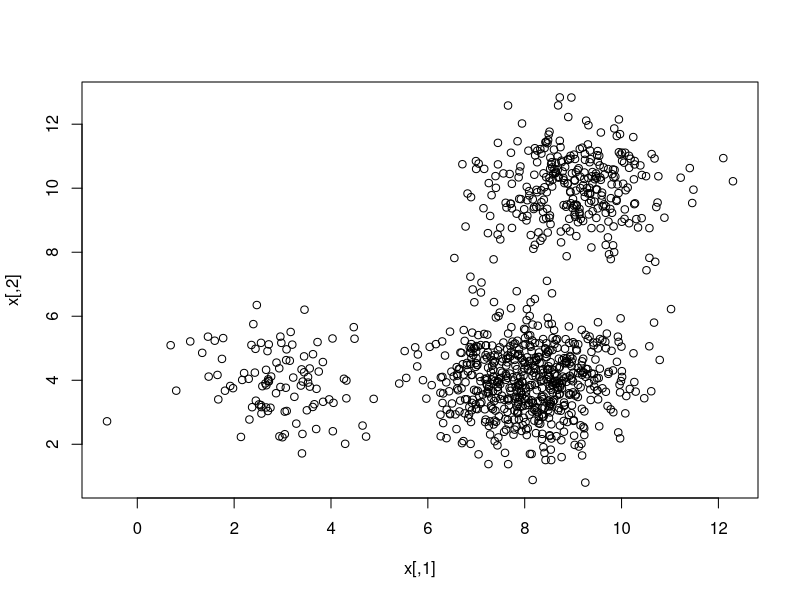

Generate this figure with R: (Note: this script raises an error after producing the figure.)
##
## Title: Implementación del Algorimo EM para la resolución del problema de
##        las K-Medias.
##
## Author: Sergio García Prado
##
## Date: Noviembre de 2018
##
## Notas: Se ha elegido fijar la dimensionalidad en 2 para poder hacer
##        representaciones gráficas de manera sencilla. Sin embargo,
##        es posible hacer probar el funcionamiento en más dimensiones
##        variando dichos parámetros.
##
rm(list = ls())

library(magrittr)
library(mvtnorm)


# Número de Dimensiones.
d <- 2

# Número de Observaciones.
n <- 1000

# Número de Mixturas.
k <- 3

# Proporción de las mixturas.
p <- c(0.1, 0.6, 0.3)  # por simplicidad sum(p) = 1

# Parámetros para la generación de la muestra.
theta <- matrix(c(3,  4,
                  8,  4,
                  9, 10),
                k, d, byrow = TRUE)

# Muestra.
x <- sapply(1:k, function(i){
      rmvnorm(n * p[i], theta[i, ])
  }) %>%
  { do.call(rbind, .) }

# Diagrama de Dispersión de la muestra.
plot(x)


OptimizeTheta <- function(x) {
  # Búsqueda del punto cerntral de los datos de entrada.
  colMeans(x)
}


CalculateB <- function(x, theta) {
  # Indica para qué mixtura se maximiza la verosimilitud perfil en cada
  # observación.
  apply(x, 1, function(obs) {
    sapply(1:nrow(theta), function(i) {
      - sqrt(sum((obs - theta[i,]) ^ 2))
    }) %>%
    which.max()
  })
}


RandomTheta<- function(x, k, d) {
  # Generación de k puntos aleatoriamente en el rango de los datos.
  # Se utiliza como puntos de partida para resolver el problema de
  # las K-Medias.

  means <- (1:d) %>%
    sapply(function(i) {
      sort(runif(k, min = min(x[, i]), max = max(x[, i])))
    })

  return(means)
}


OptimizeKMeansEM <- function(x, k, d) {
  # Calcula los estimadores máximos verosímiles mediante el Algorimo EM.

  theta <- RandomTheta(x, k, d)
  b <- CalculateB(x, theta)
  b.old <- rep(0, n)

  i <- 0
  while (any(b != b.old)) {
    # Fijamos criterio de convergencia en la estabilización de etiquetas de la mixtura.
    # Ya que cuando esta se estabiliza, los EMV de theta no variarán.

    i <- i + 1
    theta <- (1:k) %>%
      sapply(function(j) {
        OptimizeTheta(x[b == j, ])
      }) %>%
      t()

    b.old <- b
    b <- CalculateB(x, theta)
  }

  p <- (1:k) %>%
   sapply(function(i) {
     mean(b == i)
   })

  result <- list(theta = theta,
                 group = b,
                 steps = i,
                 ratios = p)
  return(result)
}

# Buscamos los EMVs.
# Nota: Este método puede llamarse de manera iterativa, para conseguir
#       distintas soluciones y después promediar los resultados. Sin embargo,
#       en los casos de prueba ha bastado con una única iteración para
#       encontrar el óptimo por lo que se ha decidido no implementar.
(opt.em <- OptimizeKMeansEM(x, k, d))

# Diagrama de la muestra con las categorías obtenidas por el EMV asignadas.
plot(x, col = opt.em$group + 1)
